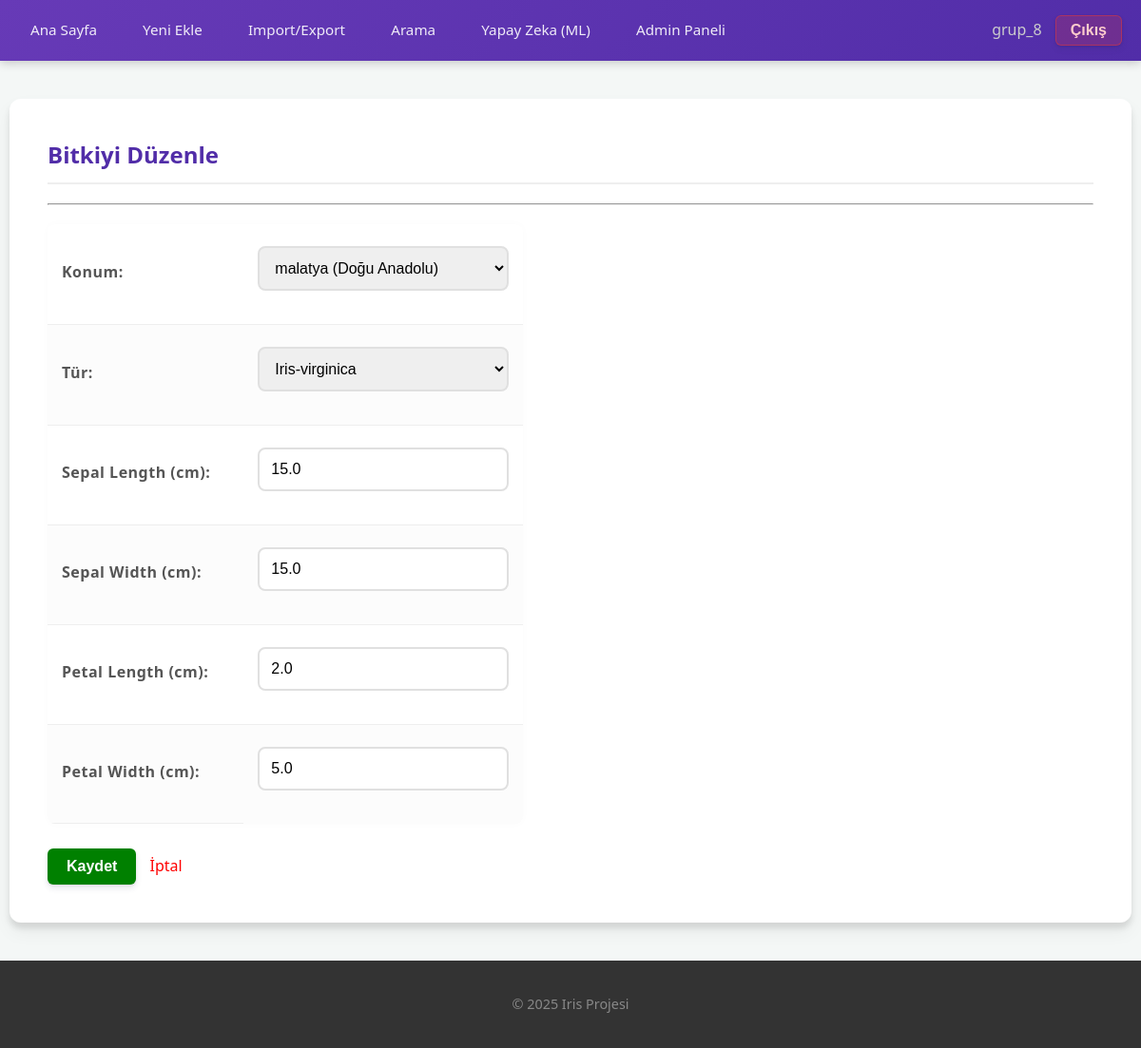
The page /update/7/ (signed in) on the database its author committed.
### iris_app/models.py (models this page shows, shortened)
class IrisPlant(models.Model):
    location = models.ForeignKey(Location, on_delete=models.SET_NULL, related_name='plants', verbose_name="Konum",
                                 null=True, blank=True)
    sepal_length = models.FloatField(verbose_name="Sepal Length (cm)")
    sepal_width = models.FloatField(verbose_name="Sepal Width (cm)")
    petal_length = models.FloatField(verbose_name="Petal Length (cm)")
    petal_width = models.FloatField(verbose_name="Petal Width (cm)")
    species = models.CharField(max_length=50, verbose_name="Tür")
    created_at = models.DateTimeField(auto_now_add=True)

### iris_app/decorators.py (the view)
    def _wrapped_view(request, *args, **kwargs):
        if not request.user.is_authenticated:
            return redirect('login')
        is_writer = request.user.groups.filter(name='Writer').exists()
        if is_writer or request.user.is_superuser:
            return view_func(request, *args, **kwargs)
        else:
            return HttpResponseForbidden("Bu işlem için yetkiniz yok (Sadece Yazarlar).")

### iris_app/forms.py
class IrisPlantForm(forms.ModelForm):
    SPECIES_CHOICES = [
        ('Iris-setosa', 'Iris-setosa'),
        ('Iris-versicolor', 'Iris-versicolor'),
        ('Iris-virginica', 'Iris-virginica'),
    ]
    species = forms.ChoiceField(
        choices=SPECIES_CHOICES,
        widget=forms.Select(attrs={'class': 'form-control'}),
        label="Tür"
    )
    class Meta:
        model = IrisPlant
        fields = ['location', 'species', 'sepal_length', 'sepal_width', 'petal_length', 'petal_width']
        widgets = {
            'location': forms.Select(attrs={'class': 'form-control'}),
            'sepal_length': forms.NumberInput(attrs={'class': 'form-control', 'step': '0.1'}),
            'sepal_width': forms.NumberInput(attrs={'class': 'form-control', 'step': '0.1'}),
            'petal_length': forms.NumberInput(attrs={'class': 'form-control', 'step': '0.1'}),
            'petal_width': forms.NumberInput(attrs={'class': 'form-control', 'step': '0.1'}),
        }
    def __init__(self, *args, **kwargs):
        super().__init__(*args, **kwargs)
        self.fields['location'].required = True
        self.fields['location'].empty_label = "-- Konum Seçin --"

### iris_app/context_processors.py (called while the page is built)
def global_access_control(request):
    is_writer = False
    if request.user.is_authenticated:
        is_writer = request.user.groups.filter(name='Writer').exists()
    return {'is_writer': is_writer}

### iris_app/models.py (called while the page is built)
    def __str__(self):
        if self.region:
            return f"{self.city} ({self.region})"
        return self.city

### iris_app/views.py (called while the page is built)
@writer_required
def plant_update(request, pk):
    plant = get_object_or_404(IrisPlant, pk=pk)
    if request.method == "POST":
        form = IrisPlantForm(request.POST, instance=plant)
        if form.is_valid():
            form.save()
            return redirect('plant_list')
    else:
        form = IrisPlantForm(instance=plant)
    return render(request, 'plant_form.html', {'form': form, 'title': 'Bitkiyi Düzenle'})

### templates/plant_form.html
{% extends 'base.html' %}
{% block content %}
    <h2>{{ title }}</h2>
    <hr>
    <div style="max-width: 500px;">
        <form method="post">
            {% csrf_token %} <table style="width: 100%;">
                {{ form.as_table }}
            </table>
            <br>
            <button type="submit" style="background: green; color: white; padding: 10px 20px; border: none; cursor: pointer;">
                Kaydet
            </button>
            <a href="{% url 'plant_list' %}" style="margin-left: 10px; text-decoration: none; color: red;">İptal</a>
        </form>
    </div>
{% endblock %}

### templates/base.html (shortened to what this page needs)
<!DOCTYPE html>
<html lang="tr">
<head>
    {% load static %}
    <link rel="stylesheet" href="{% static 'style.css' %}">
</head>
<body>
    <header>
        <nav>
            <div>
                <a href="{% url 'plant_list' %}">Ana Sayfa</a>
                {% if is_writer or user.is_superuser %}
                    <a href="{% url 'plant_create' %}">Yeni Ekle</a>
                    <a href="{% url 'data_import_export' %}">Import/Export</a>
                {% endif %}
                <a href="{% url 'plant_search' %}">Arama</a>
                <a href="{% url 'predict_species' %}">Yapay Zeka (ML)</a>
                <a href="/admin">Admin Paneli</a>
            </div>
            <div>
                {% if user.is_authenticated %}
                    <span style="color: #ccc; margin-right: 10px;">{{ user.username }}</span>
                    <form action="{% url 'logout' %}" method="post" style="display: inline;">
                        <button type="submit" class="btn" style="background:none; border:none; color:red; cursor:pointer; font-weight:bold; font-size:16px;">Çıkış</button>
                    </form>
                {% else %}
                    <a href="{% url 'login' %}">Giriş</a>
                    <a href="{% url 'register' %}">Kayıt</a>
                {% endif %}
            </div>
        </nav>
    </header>
    <div class="container">
        {% block content %}
        {% endblock %}
    </div>
    <footer>
        <p>&copy; 2025 Iris Projesi</p>
    </footer>
</body>
</html>

### static/style.css (style rules this page uses)
:root { --primary-color: #673AB7; --primary-dark: #512DA8; --accent-color: #009688; --bg-color: #f4f7f6; --text-dark: #333333; --text-light: #ffffff; --danger: #e53935; --success: #43A047; --card-shadow: 0 10px 20px rgba(0,0,0,0.05), 0 6px 6px rgba(0,0,0,0.1); }
body { font-family: 'Segoe UI', 'Roboto', 'Helvetica Neue', sans-serif; background-color: var(--bg-color); margin: 0; padding: 0; color: var(--text-dark); line-height: 1.6; }
a { text-decoration: none; transition: all 0.3s ease; }
header { background: linear-gradient(135deg, var(--primary-color), var(--primary-dark)); padding: 0; box-shadow: 0 2px 10px rgba(0,0,0,0.2); position: sticky; top: 0; z-index: 1000; }
nav { display: flex; justify-content: space-between; align-items: center; max-width: 1200px; margin: 0 auto; padding: 1rem 20px; }
nav a { color: rgba(255,255,255,0.9); margin-right: 20px; font-weight: 500; font-size: 0.95rem; padding: 8px 12px; border-radius: 4px; }
nav button { background: rgba(229, 57, 53, 0.2) !important; color: #ffcccc !important; padding: 6px 15px !important; border: 1px solid rgba(229, 57, 53, 0.5) !important; }
.container { max-width: 1100px; margin: 40px auto; background: white; padding: 40px; border-radius: 12px; box-shadow: var(--card-shadow); min-height: 60vh; }
h2 { color: var(--primary-dark); border-bottom: 2px solid #eee; padding-bottom: 10px; margin-top: 0; }
table { width: 100%; border-collapse: separate; border-spacing: 0; margin-top: 20px; background: white; border-radius: 8px; overflow: hidden; box-shadow: 0 0 10px rgba(0,0,0,0.02); }
th, td { padding: 15px; text-align: left; border-bottom: 1px solid #eee; }
th { font-weight: 600; letter-spacing: 0.5px; }
tr:last-child td { border-bottom: none; }
tr:nth-child(even) { background-color: #fcfcfc; }
button, .btn { display: inline-block; background-color: var(--primary-color); color: white; padding: 10px 20px; border: none; border-radius: 6px; cursor: pointer; font-size: 1rem; font-weight: 600; box-shadow: 0 4px 6px rgba(50, 50, 93, 0.11), 0 1px 3px rgba(0, 0, 0, 0.08); transition: all 0.3s; }
input[type="text"], input[type="number"], input[type="password"], input[type="email"], select, textarea { width: 100%; padding: 12px; margin: 8px 0 20px 0; display: inline-block; border: 2px solid #e0e0e0; border-radius: 8px; box-sizing: border-box; font-size: 1rem; transition: border-color 0.3s; }
label { font-weight: 600; color: #555; margin-bottom: 5px; display: block; }
footer { text-align: center; padding: 20px; background: #333; color: #888; font-size: 0.9rem; margin-top: auto; }

### rows shown on the page
IrisPlant: location "malatya (Doğu Anadolu)", species "Iris-virginica", sepal_length "15.0", sepal_width "15.0", petal_length "2.0", petal_width "5.0"

### other values the page prints
{{ user.username }} "grup_8"
{{ title }} "Bitkiyi Düzenle"
